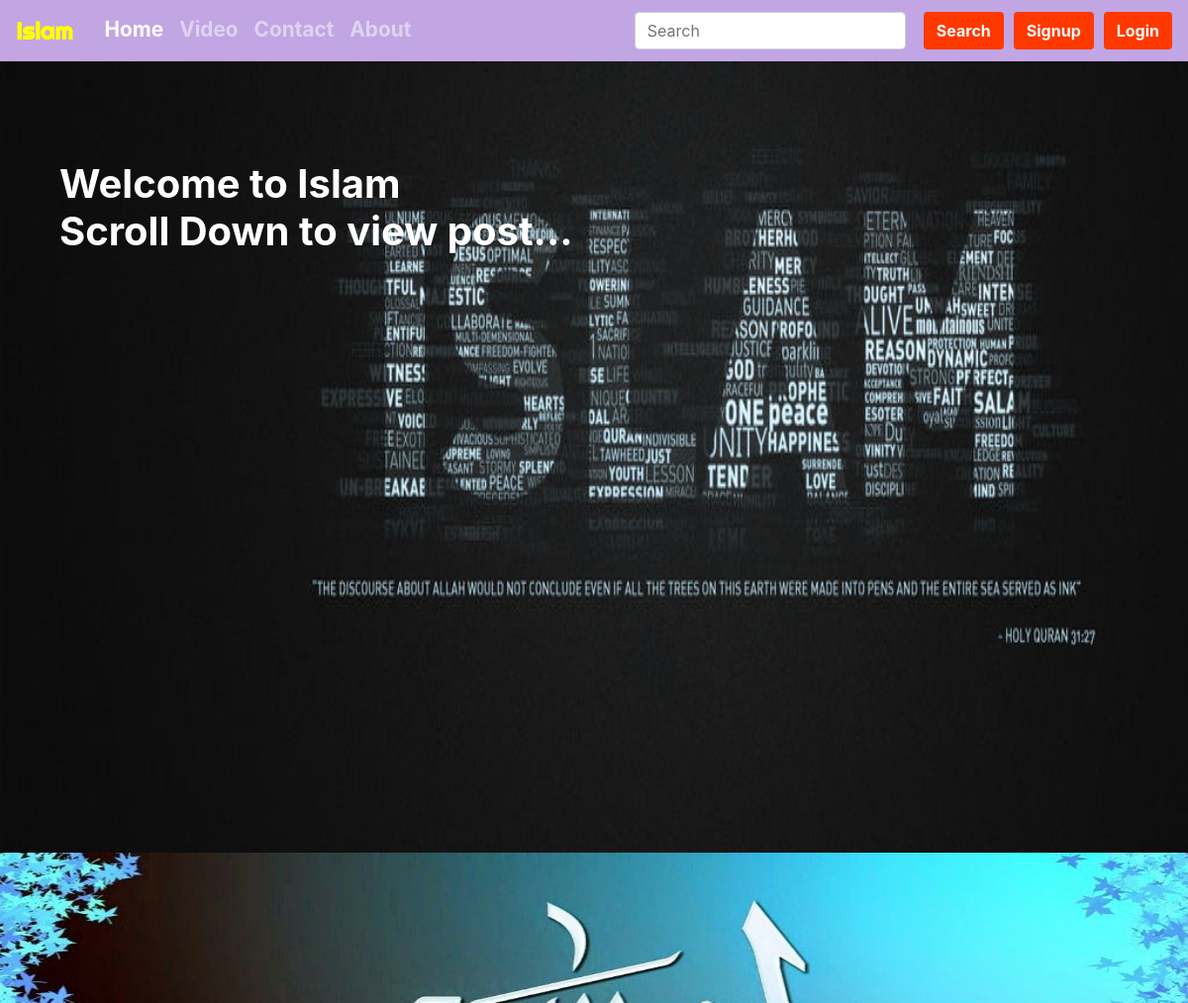
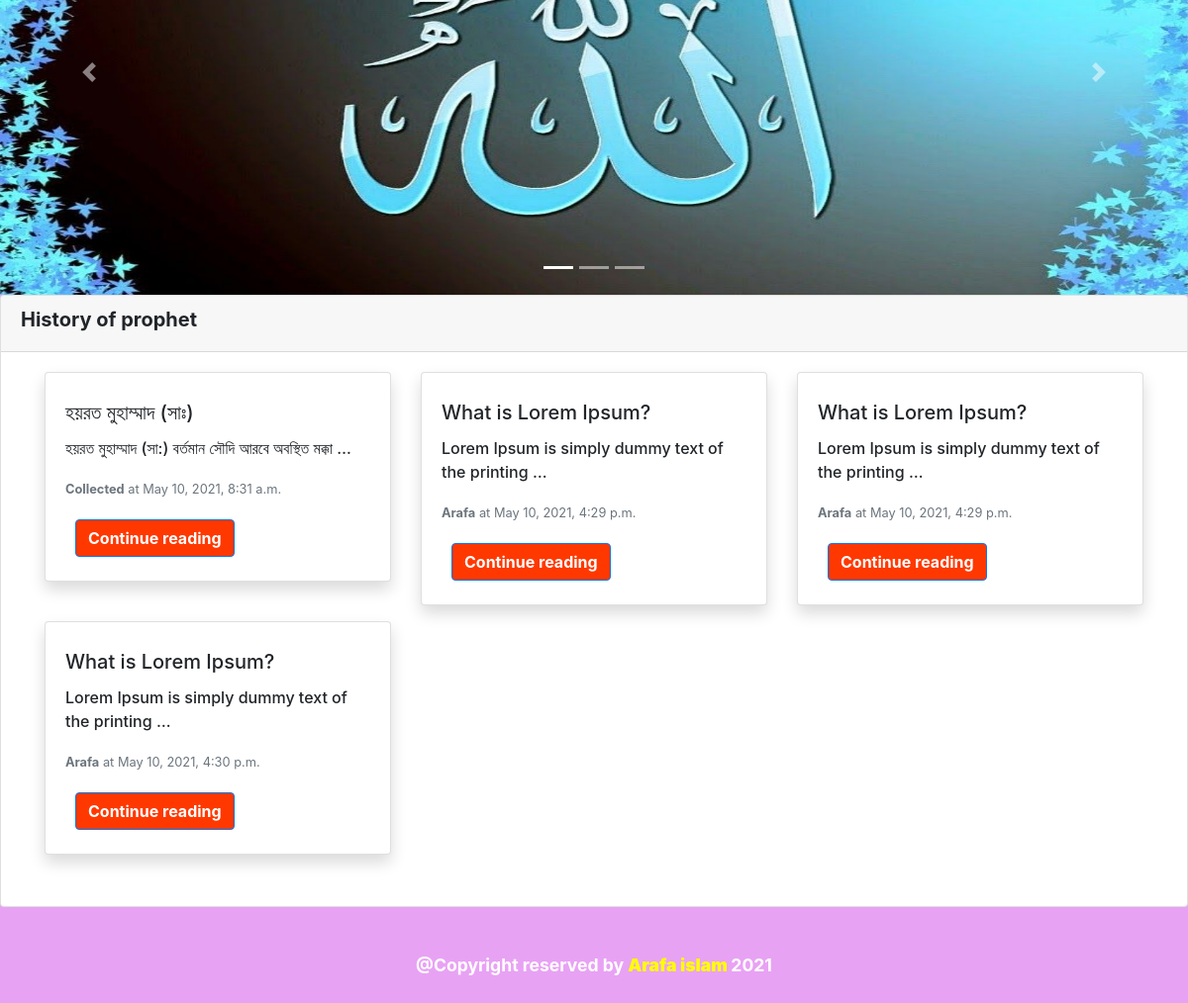
The page /myapp/ on the database its author committed (2 pictures, top to bottom).
### myapp/models.py (models this page shows, shortened)
class Post(models.Model):
    sno = models.AutoField(primary_key=True)
    title = models.CharField(max_length=300)
    slug = AutoSlugField(populate_from='title', unique_with='sno')
    content = models.TextField()
    author = models.CharField(max_length=25)
    timestamp = models.DateTimeField(default=now,blank=True)

### myapp/views.py (the view)
# urls.py: 2. Add a URL to urlpatterns:  path('', views.home, name='home')
def home(request):
    allposts=Post.objects.all()
    context ={'allposts':allposts}
    return render(request, "home.html",context)

### templates/home.html (shortened to what this page needs)
{% extends 'base.html' %}
{% block homeactive %}active{% endblock homeactive %}
{% block body %}
<div class="image2">
  <img style="height: 100vh; width: 100%;" src="/static/01.jpg" alt="pic">
<h1 class="mine3 text-white font-weight-bold">Welcome to Islam<p>Scroll Down to view post...</p></h1>
</div>
<div class="mine2 mt-0">
  <div id="carouselExampleCaptions" class="carousel slide" data-ride="carousel">
      <ol class="carousel-indicators">
        <li data-target="#carouselExampleCaptions" data-slide-to="0" class="active"></li>
        <li data-target="#carouselExampleCaptions" data-slide-to="1"></li>
        <li data-target="#carouselExampleCaptions" data-slide-to="2"></li>
      </ol>
      <div class="carousel-inner">
        <div class="carousel-item active">
          <img src="/static/20.jpg" class="d-block w-100" style="height: 450px;"alt="...">
          <div class="carousel-caption d-none d-md-block">
          </div>
        </div>
      </div>
      <a class="carousel-control-prev" href="#carouselExampleCaptions" role="button" data-slide="prev">
        <span class="carousel-control-prev-icon" aria-hidden="true"></span>
      </a>
      <a class="carousel-control-next" href="#carouselExampleCaptions" role="button" data-slide="next">
        <span class="carousel-control-next-icon" aria-hidden="true"></span>
      </a>
    </div>
  </div>
  <div class="card">
    <div class="card-header">
   <h5 class="font-weight-bold"> History of prophet</h5>
    </div>
    <div class="container  my-1">
      <div class="row mb-5">
          {% for post in allposts %}
          <div class="col-lg-4 col-sm-6 mt-3">
              <div class="mine card shadow bg-white rounded">
                  <div class="card-body ">
                      <h5 class="card-title mt-2">{{post.title|truncatechars:23}}</h5>
                      <p class="card-text">
                          {{post.content|truncatechars:50}}
                      </p>
                      <p class="card-text"><small class="text-muted"><b> {{post.author}}</b> at {{post.timestamp}}</small>
                      </p>
                      <a href="{{post.slug}}" class="btn btn-primary my-1">Continue reading</a>
                  </div>
              </div>
          </div>
          {% endfor %}
      </div>
  </div>
  </div>
{% endblock body %}

### templates/base.html (shortened to what this page needs)
<!doctype html>
<html lang="en">
<head>
  <link rel="stylesheet" type="text/css" href="your_website_domain/css_root/flaticon.css">
  <link rel="stylesheet" href="https://cdn.jsdelivr.net/npm/bootstrap@4.5.3/dist/css/bootstrap.min.css"
>
</head>
<body>
  <nav class="navbar sticky-top  navbar-expand-lg navbar-dark py-1">
    <a class="navbar-brand" href="/myapp">Islam</a>
    <div class="collapse ml-2 navbar-collapse" id="navbarSupportedContent">
      <ul class="navbar-nav mr-auto">
        <li class="nav-item {% block homeactive %}{% endblock homeactive %}">
          <a src="/fonts/Dhkblog.jpg" class="nav-link" href="/myapp">Home </a>
        </li>
        <li class="nav-item {% block videoactive %}{% endblock videoactive %}">
          <a class="nav-link" href="video">Video</a>
        </li>
        <li class="nav-item {% block contactactive %}{% endblock contactactive %} ">
          <a class="nav-link" href="contact">Contact</a>
        </li>
        <li class="nav-item {% block aboutactive %}{% endblock aboutactive %}">
          <a class="nav-link" href="about">About</a>
        </li>
      </ul>
      <form class="form-inline">
        <input class="form-control mr-sm-2" type="search" placeholder="Search" aria-label="Search">
        <button class="btn my-2" type="submit">Search</button>
      </form>
      {% if user.is_authenticated %}
      <div class="dropdown">
        <button class="btn btn-secondary dropdown-toggle" type="button" id="dropdownMenuButton" data-toggle="dropdown"
          aria-haspopup="true" aria-expanded="false">
          Welcome {{request.user}}
        </button>
        <div class="dropdown-menu" aria-labelledby="dropdownMenuButton">
          <a class="dropdown-item" href="logout">logout</a>
        </div>
      </div>
     {% else %}
      <button type="button" class="btn" data-toggle="modal" data-target="#SignupModal">
        Signup
      </button>
      <button type="button" class="btn " data-toggle="modal" data-target="#LoginModal">
        Login
      </button>
      {% endif %}
    </div>
  </nav>
  {% block body %}
  {% endblock body %}
<footer><h6 class="text-center font-weight-bolder text-white m-5">@Copyright reserved by <b class="text" > Arafa islam </b>2021</h6></footer>
</body>
</html>

### templates/base.html (style rules this page uses)
body { background-color: #c309e460; }
.navbar-brand { font-family: 'Righteous', cursive; font-weight: 600!important; }
.btn { background-color: #FF3800; color: white; margin-left: 10px; font-weight: bold; }
.nav-link { font-weight: bold; font-size: 1.3rem; }
.nav-link::after { content: ''; display: block; width: 0; background-color: yellow; height: 3px; transition: width .3s; }
.navbar-brand { font-weight: bold; font-size: 1.5rem; color:yellow!important; }
.navbar { z-index: 100000!important; background-color: #1db89e31; }
h6 { font-size: 1.1rem; }

### templates/home.html (style rules this page uses)
.text { color: yellow; }
.card-text { font-weight: 500; }
.mine { max-height: 490px; }
.mine2 { margin-top: 45px; }
.image2 { position: relative; }
.mine3 { position: absolute; top: 100px; left: 60px; }

### rows shown on the page
Post: title "হয়রত মুহাম্মাদ (সাঃ)", content "হয়রত মুহাম্মাদ (সা:) বর্তমান সৌদি আরবে অবস্থিত মক্কা …", author "Collected", timestamp "May 10, 2021, 8:31 a.m."
Post: title "What is Lorem Ipsum?", content "Lorem Ipsum is simply dummy text of the printing …", author "Arafa", timestamp "May 10, 2021, 4:29 p.m."
Post: title "What is Lorem Ipsum?", content "Lorem Ipsum is simply dummy text of the printing …", author "Arafa", timestamp "May 10, 2021, 4:29 p.m."
Post: title "What is Lorem Ipsum?", content "Lorem Ipsum is simply dummy text of the printing …", author "Arafa", timestamp "May 10, 2021, 4:30 p.m."
